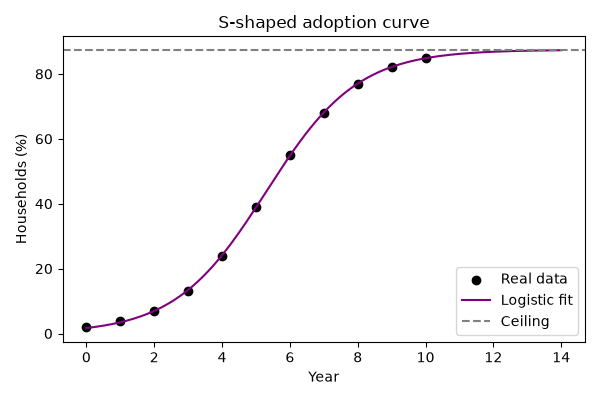

Source code (Python):
# logistic_growth.py
# Logistic (S-shaped) curve: slow start, fast middle, then a ceiling.
# y = L / (1 + e^(-k * (x - x0)))   L = ceiling, k = steepness, x0 = middle point
# Example: % of households in a town with a new internet service over the years.

import matplotlib
matplotlib.use("Agg")
import matplotlib.pyplot as plt
import numpy as np
from scipy.optimize import curve_fit

year = np.array([0, 1, 2, 3, 4, 5, 6, 7, 8, 9, 10])
percent = np.array([2, 4, 7, 13, 24, 39, 55, 68, 77, 82, 85])

def logistic(x, L, k, x0):
    return L / (1 + np.exp(-k * (x - x0)))

params, _ = curve_fit(logistic, year, percent, p0=[90, 1, 5])
L, k, x0 = params
print(f"Ceiling L = {L:.1f}%  steepness k = {k:.2f}  middle year x0 = {x0:.1f}")
print("Predicted % in year 12:", round(logistic(12, L, k, x0), 1))

smooth = np.linspace(0, 14, 200)
plt.figure(figsize=(6, 4))
plt.scatter(year, percent, color="black", label="Real data")
plt.plot(smooth, logistic(smooth, L, k, x0), color="purple", label="Logistic fit")
plt.axhline(L, color="gray", linestyle="--", label="Ceiling")
plt.title("S-shaped adoption curve")
plt.xlabel("Year")
plt.ylabel("Households (%)")
plt.legend()
plt.tight_layout()
plt.savefig("logistic_growth.png")
print("Saved logistic_growth.png")
